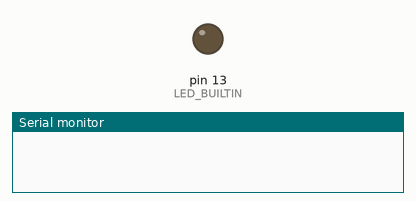
This sketch was run on a simulated Arduino Uno, built with avr-gcc and run on an emulated ATmega328P. On the bench: output pins drawn as LEDs (lit = HIGH), the last lines printed to the serial monitor. Dashed ring = blinking.

Above: at 1.0 s.
At 2.5 s:
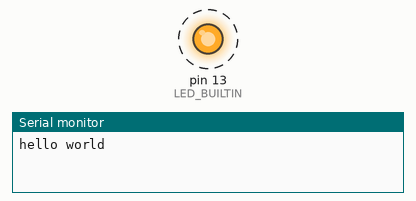
Timing chart, 0 to 4.6 s (numbered marks = the images above):
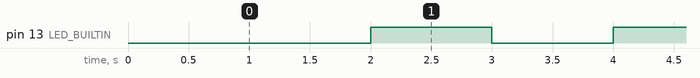

The sketch:

tinkercard2.ino
```cpp
// C++ code
//
int tempo = 0;

void setup()
{
  pinMode(LED_BUILTIN, OUTPUT);
  Serial.begin(9600);

  tempo = 1000;
}

void loop()
{
  delay(tempo); // Wait for tempo millisecond(s)
  digitalWrite(LED_BUILTIN, LOW);
  delay(tempo); // Wait for tempo millisecond(s)
  digitalWrite(LED_BUILTIN, HIGH);
  Serial.println("hello world");
}
```

Measured:
- by itself, pin 13 (LED_BUILTIN): alternates HIGH for 1.0 s and LOW for 1.0 s
